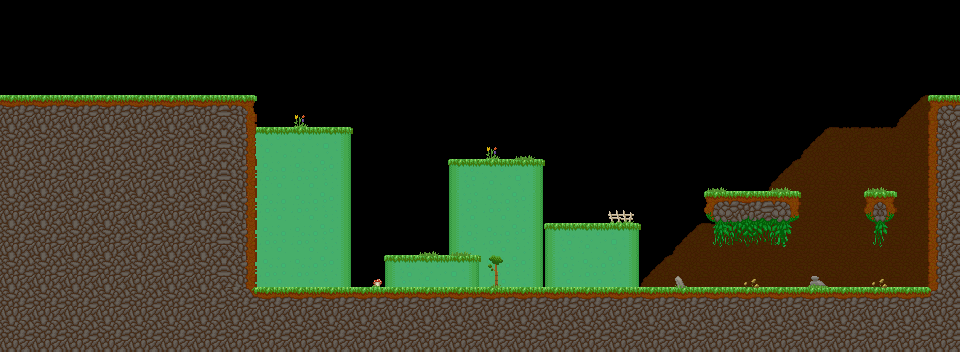

A 2D game scene composited from a Tiled map and its tileset images. What follows is a short description and the map's XML, with each tile layer's data collapsed to a summary:
An orthogonal 30x11 tile map with 32x32 px tiles, 5 tile layers (background, main, foreground, hidden, ...), 4 tilesets and 20 objects (5x veggie, chest, door, goal, start, ...).

<map version="1.5" tiledversion="1.7.2" orientation="orthogonal" renderorder="right-down" width="30" height="11" tilewidth="32" tileheight="32" infinite="0" nextlayerid="11" nextobjectid="21">
 <properties>
  <property name="hints" value="chest,fake,veggies" />
  <property name="time_to_beat" value="5" />
 </properties>
 <tileset firstgid="1" name="grass_level" tilewidth="33" tileheight="33" spacing="1" margin="1" tilecount="144" columns="16">
  <image source="../../sprites/tilesets/34tile.png" width="544" height="306" />
 </tileset>
 <tileset firstgid="145" name="treetops_big_96" tilewidth="96" tileheight="64" tilecount="2" columns="2">
  <image source="../../sprites/objects/scenery/treetops_big_96.png" width="192" height="64" />
 </tileset>
 <tileset firstgid="147" name="object_tilemap_16" tilewidth="16" tileheight="16" tilecount="12" columns="4">
  <image source="../../sprites/tilesets/object_tilemap_16.png" width="64" height="48" />
 </tileset>
 <tileset firstgid="159" name="object_tilemap_32" tilewidth="32" tileheight="32" tilecount="25" columns="5">
  <image source="../../sprites/tilesets/object_tilemap_32.png" width="160" height="160" />
  <tile id="0">
   <properties>
    <property name="item_no" value="5" />
    <property name="type" value="costume_head" />
   </properties>
  </tile>
  <tile id="1">
   <properties>
    <property name="spawn" value="spawn" />
   </properties>
  </tile>
  <tile id="2">
   <properties>
    <property name="goal" value="goal" />
   </properties>
  </tile>
  <tile id="3">
   <properties>
    <property name="name" value="pig" />
   </properties>
  </tile>
  <tile id="4">
   <properties>
    <property name="direction" value="left" />
    <property name="name" value="walking_enemy" />
   </properties>
  </tile>
 </tileset>
 <layer id="1" name="background" width="30" height="11">
  <properties>
   <property name="background" value="background" />
  </properties>
  <data>[330 cells, 118 non-empty, 15 distinct tile ids]</data>
 </layer>
 <layer id="2" name="main" width="30" height="11">
  <data>[330 cells, 108 non-empty, 23 distinct tile ids]</data>
 </layer>
 <layer id="3" name="foreground" width="30" height="11">
  <properties>
   <property name="foreground" value="foreground" />
  </properties>
  <data>[330 cells, 14 non-empty, 6 distinct tile ids]</data>
 </layer>
 <layer id="4" name="hidden" width="30" height="11">
  <data>[330 cells, 50 non-empty, 4 distinct tile ids]</data>
 </layer>
 <layer id="5" name="hints" width="30" height="11">
  <properties>
   <property name="Chest" value="Keep your eyes open:for the hidden chest!" />
   <property name="Fake" value="Each chest will give:you another piece of:clothing for your cow!" />
   <property name="Veggies" value="Cows need veggies to:keep running,:just like you!" />
  </properties>
  <data>[330 cells, 0 non-empty, 0 distinct tile ids]</data>
 </layer>
 <objectgroup color="#e70000" id="6" name="hard-blocks">
  <object id="1" x="0" y="288" width="960" height="32" />
  <object id="2" x="160" y="96" width="96" height="160" />
  <object id="3" x="0" y="96" width="32" height="192" />
  <object id="4" x="928" y="96" width="32" height="192" />
  <object id="5" x="704" y="192" width="96" height="32" />
  <object id="6" x="864" y="192" width="32" height="32" />
 </objectgroup>
 <objectgroup color="#0055ff" id="7" name="soft-blocks">
  <object id="7" x="256" y="128" width="96" height="32" />
  <object id="8" x="384" y="256" width="96" height="32" />
  <object id="9" x="544" y="224" width="96" height="32" />
  <object id="10" x="448" y="160" width="96" height="32" />
 </objectgroup>
 <objectgroup id="8" name="treetop_big" />
 <objectgroup id="9" name="objects-16px">
  <object id="11" name="veggie" gid="150" x="424" y="248" width="16" height="16" />
  <object id="12" name="veggie" gid="150" x="584" y="216" width="16" height="16" />
  <object id="13" name="veggie" gid="150" x="776" y="184" width="16" height="16" />
  <object id="14" name="veggie" gid="150" x="744" y="160" width="16" height="16" />
  <object id="15" name="veggie" gid="150" x="712" y="184" width="16" height="16" />
 </objectgroup>
 <objectgroup id="10" name="objects-32px">
  <object id="16" name="chest" gid="159" x="80" y="288" width="32" height="32">
   <properties>
    <property name="item_no" value="4" />
    <property name="type" value="costume_body" />
   </properties>
  </object>
  <object id="17" name="door" gid="174" x="224" y="288" width="32" height="32">
   <properties>
    <property name="color" value="oneway" />
    <property name="direction" value="right" />
   </properties>
  </object>
  <object id="18" name="goal" gid="161" x="864" y="192" width="32" height="32" />
  <object id="19" name="start" gid="160" x="288" y="288" width="32" height="32">
   <properties>
    <property name="direction" value="right" />
    <property name="health" value="100" />
   </properties>
  </object>
  <object id="20" name="bush" gid="179" x="256" y="288" width="32" height="32">
   <properties>
    <property name="position" value="front" />
   </properties>
  </object>
 </objectgroup>
</map>
